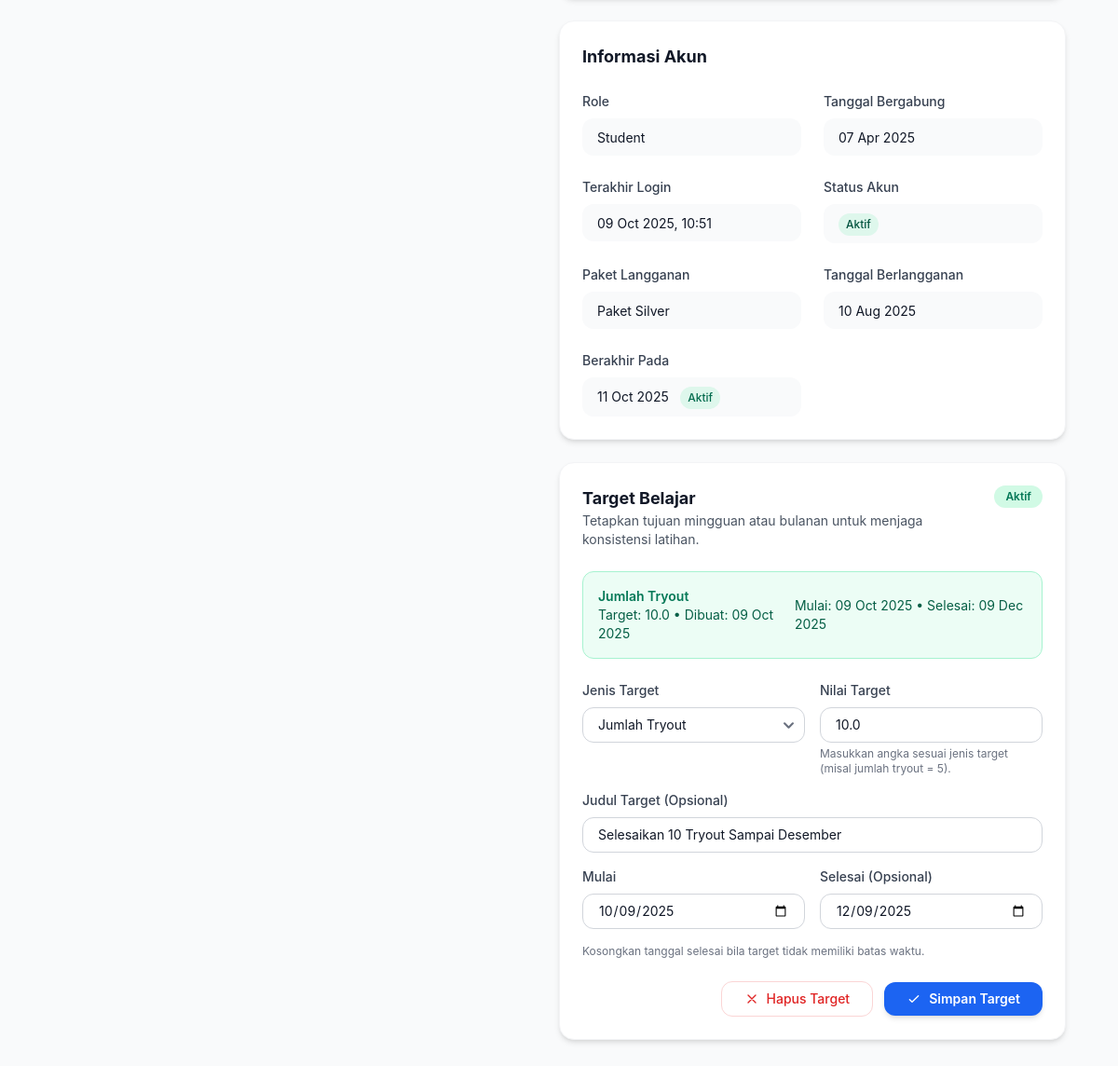
Before: /settings/ (signed in, lower part) with the older database file.
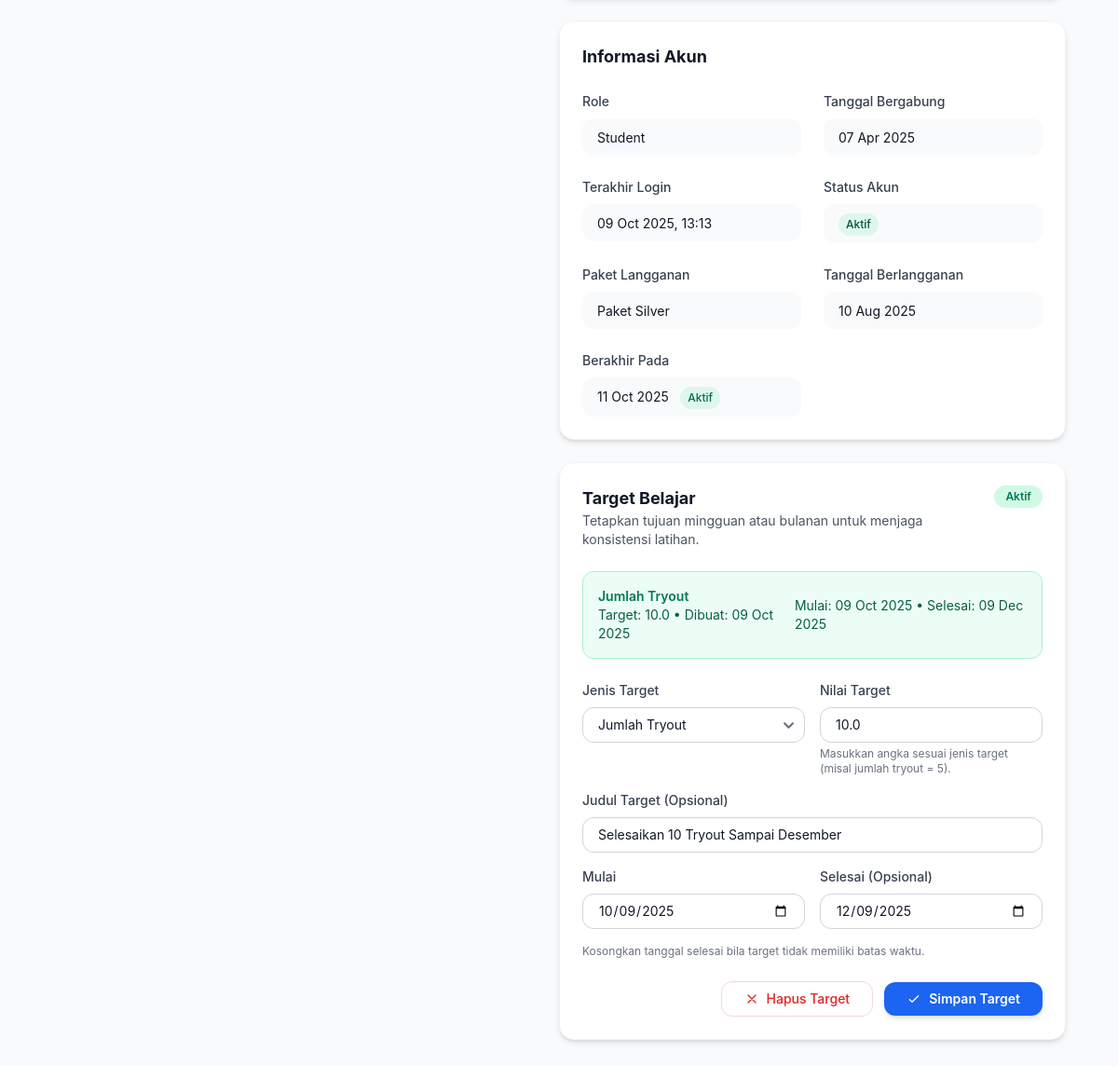
After: the same page with the newer database file.
### otosapp/models.py (models this page shows, shortened)
class User(AbstractUser):
    email = models.EmailField(unique=True)
    phone_number = models.CharField(max_length=20, null=True, blank=True, verbose_name='Phone Number')
    USERNAME_FIELD = 'email'
    REQUIRED_FIELDS = ['username']
    role = models.ForeignKey('Role', on_delete=models.SET_NULL, null=True)
    profile_picture = models.ImageField(upload_to='profile_pictures/', null=True, blank=True, storage=get_storage, max_length=500)
    groups = models.ManyToManyField(
        Group,
        related_name="custom_user_set",  # Add a custom related name here
        blank=True,
        help_text="The groups this user belongs to.",
        verbose_name="groups"
    )
    user_permissions = models.ManyToManyField(
        Permission,
        related_name="custom_user_permissions",  # Add a custom related name here
        blank=True,
        help_text="Specific permissions for this user.",
        verbose_name="user permissions"
    )
    def is_student(self):
        return self.role and self.role.role_name == 'Student'
    def is_admin(self):
        return self.role and self.role.role_name == 'Admin'
    def get_active_goal(self):
        if not self.is_student():
            return None
        try:
            return self.student_goals.active().first()
        except Exception:
            return None

class Role(models.Model):
    role_name = models.CharField(max_length=200, unique=True)

### otosapp/views.py (the view, shortened to what this page needs)
# urls.py: path('settings/', views.settings_view, name='settings'),
@login_required
def settings_view(request):
    from .forms import UserProfileForm, ProfilePictureForm, CustomPasswordChangeForm, StudentGoalForm
    from django.contrib.auth import update_session_auth_hash
    active_goal = request.user.get_active_goal() if request.user.is_student() else None
    goal_form = StudentGoalForm(instance=active_goal) if request.user.is_student() else None
    student_subscription = None
    student_subscription_state = None
    if request.user.is_student():
        try:
            student_subscription = request.user.subscription
        except UserSubscription.DoesNotExist:
            student_subscription = None
        else:
            from django.utils import timezone
            student_subscription_state = {
                'is_active': student_subscription.is_active,
                'is_expired': timezone.now() > student_subscription.end_date,
            }
    context = {
        'user': request.user,
        'student_subscription': student_subscription,
        'student_subscription_state': student_subscription_state,
        'goal_form': goal_form,
        'active_goal': active_goal,
    }
    return render(request, 'settings.html', context)

### otosapp/models.py (called while the page is built)
    def active(self):
        today = timezone.localdate()
        return self.filter(archived_at__isnull=True).filter(
            models.Q(timeframe_end__isnull=True) | models.Q(timeframe_end__gte=today)
        )

    def get_queryset(self):
        return StudentGoalQuerySet(self.model, using=self._db)

    def active(self):
        return self.get_queryset().active()

### otosapp/templates/settings.html (shortened to what the changed rows need)
{% extends 'base.html' %}
{% load media_helpers %}
{% block content %}
<div class="max-w-4xl mx-auto px-4 sm:px-6 lg:px-8 mt-8">
    <div class="grid grid-cols-1 lg:grid-cols-3 gap-8">
        <div class="lg:col-span-2 space-y-6">
            <div class="bg-white dark:bg-gray-800 rounded-2xl shadow-md p-6 border border-gray-100 dark:border-gray-700">
                <div class="grid grid-cols-1 md:grid-cols-2 gap-6">
                    <div>
                        <div class="px-4 py-2 bg-gray-50 dark:bg-gray-700 rounded-xl">
                            <span class="text-sm text-gray-900 dark:text-white">{{ user.role.role_name }}</span>
                        </div>
                    </div>
                    <div>
                        <div class="px-4 py-2 bg-gray-50 dark:bg-gray-700 rounded-xl">
                            <span class="text-sm text-gray-900 dark:text-white">{{ user.date_joined|date:"d M Y" }}</span>
                        </div>
                    </div>
                    <div>
                        <div class="px-4 py-2 bg-gray-50 dark:bg-gray-700 rounded-xl">
                            <span class="text-sm text-gray-900 dark:text-white">
                                {% if user.last_login %}
                                    {{ user.last_login|date:"d M Y, H:i" }}
                                {% else %}
                                    Belum pernah login
                                {% endif %}
                            </span>
                        </div>
                    </div>
                </div>
            </div>
        </div>
    </div>
</div>
{% endblock %}

Changed rows visible on the page:
changed User "Student": last_login "09 Oct 2025, 10:51" → "09 Oct 2025, 13:13"
